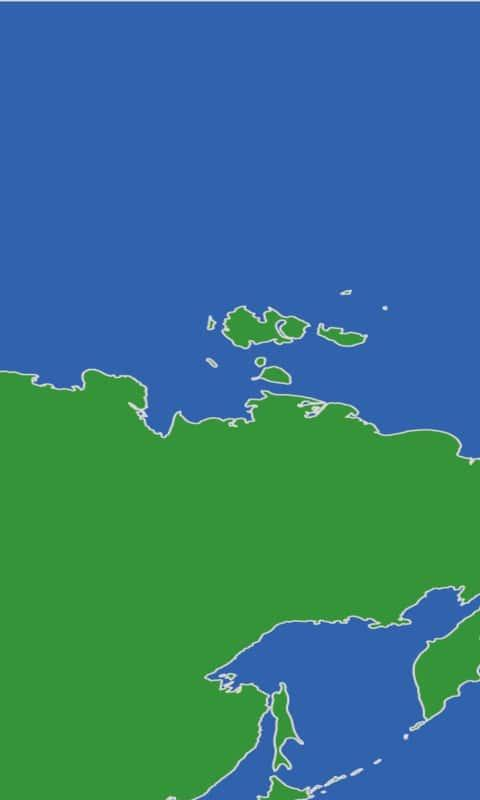
#> input picture python/single/image/subimage_0_3.jpg, 480 x 800 px; its folder holds 4 pictures in this run
$ python seed_fullscreen.py
#> lines starting #> are read from the running program, lines starting #| are printed output that depends on the picture; after the words box and inside, x2 and y2 are one past the last pixel; in counts of white or black regions, pixels touching at a corner belong together
import cv2
import datetime
import random

# 重複のない乱数を発生させる関数
def rand_ints_nodup(seed,num):
#> called with seed = 0.844, num = 16
    random.seed(seed)
    ns = []
    while len(ns) < num:
        n = random.randrange(num)
        if not n in ns:
            ns.append(n)
    return ns

# UTCを決める関数
def utctime(n):
    if n == 0:
        return 0

    elif n == 1:
        return 3

    elif n == 2:
        return 6

    elif n == 3:
        return 9

    elif n == 4:
        return 12

    elif n == 5:
        return -9

    elif n == 6:
        return -6

    elif n == 7:
        return -3


# 枠を作る関数
def create_frame(filename,height,width,n1,n2,n3,n4):
    if n1 == False:
        cv2.line(filename, (0, 0), (0, height), (0, 0, 255), thickness=15, lineType=cv2.LINE_AA)

    if n2 == False:
        cv2.line(filename, (0, 0), (width, 0), (0, 0, 255), thickness=15, lineType=cv2.LINE_AA)

    if n3 == False:
        cv2.line(filename, (width, height), (width, 0), (0, 0, 255), thickness=15, lineType=cv2.LINE_AA)

    if n4 == False:
        cv2.line(filename, (width, height), (0, height), (0, 0, 255), thickness=15, lineType=cv2.LINE_AA)


#フルスクリーンにする関数
def imshow_fullscreen(winname,img):
    cv2.namedWindow(winname,cv2.WINDOW_NORMAL)
    cv2.setWindowProperty(winname,cv2.WND_PROP_FULLSCREEN,cv2.WINDOW_FULLSCREEN)
    cv2.imshow(winname,img)


def show_image(i):#i : integer, 0<=i<=15
    # iに応じて表示する
#> called with i = 3
    m1 = i%8
    m2 = i//8

    utc = utctime(m1)


    filename = "subimage_{0}_{1}.jpg".format(m2,m1)
    print(filename)

    path = "image/" + filename

    img = cv2.imread(path)
#> img is the input picture: shape (800, 480, 3); mean B, G, R 129.2, 119.6, 53.5

    height, width = img.shape[:2]
#> height = 800; width = 480


    cv2.imshow("Image with time", img)


    while True:

        n1 = False
        n2 = False
        n3 = False
        n4 = False

        # 現在時刻を取得
        # now = datetime.datetime.now()
        now= datetime.datetime.now(datetime.timezone(datetime.timedelta(hours=utc)))

        # 現在時刻を文字列に変換
        now_day = now.strftime('%Y/%m/%d %a')
        now_time = now.strftime('%H:%M:%S')

        # 画像をコピーして新しい描画を行うための準備
        img_with_time = img.copy()

        # 画像に現在時刻を描画
        cv2.putText(img_with_time, now_day, (10, 35), cv2.FONT_HERSHEY_SIMPLEX, 1, (255, 255, 255), 2, cv2.LINE_AA)
        cv2.putText(img_with_time, now_time, (55, 400), cv2.FONT_HERSHEY_SIMPLEX, 2.5, (255, 255, 255), 6, cv2.LINE_AA)
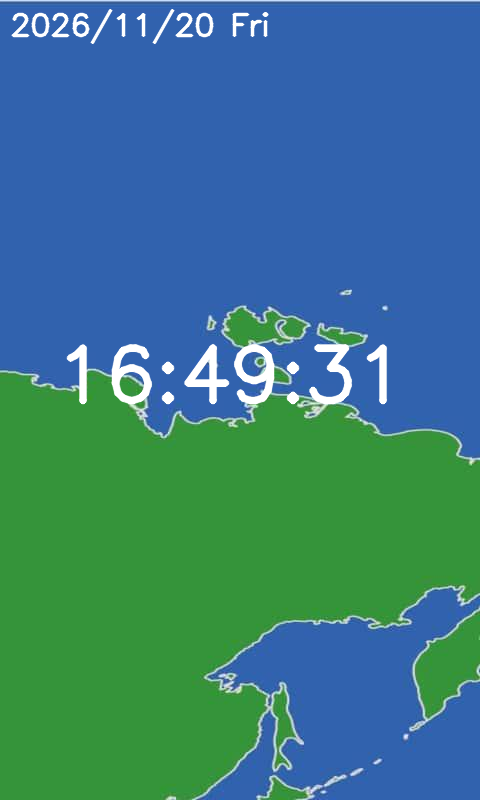
#> img_with_time: shape (800, 480, 3); mean B, G, R 131, 122.5, 57.4


        if now.second>=0 and now.second<30:
            n1 = True

        if now.second>=15 and now.second<45:
            n2 = True

        if now.second>=30 and now.second<60:
            n3 = True

        if now.second>=45 or now.second<15:
            n4 = True

        create_frame(img_with_time, height, width, n1, n2, n3, n4)
#> in create_frame, `cv2.line(filename, (0, 0), (0, height), (0, 0, 255), thickness=15, lin..`:
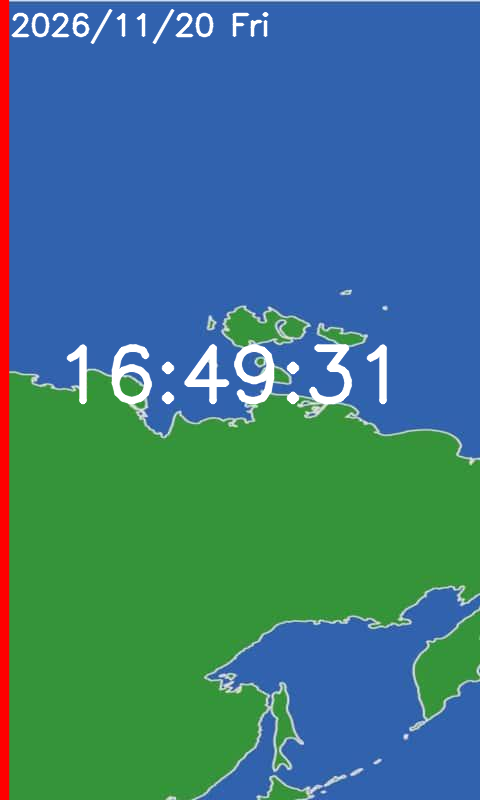
#> filename: shape (800, 480, 3); mean B, G, R 128.8, 120.1, 61.3
#> in create_frame, `cv2.line(filename, (width, height), (0, height), (0, 0, 255), thicknes..`:
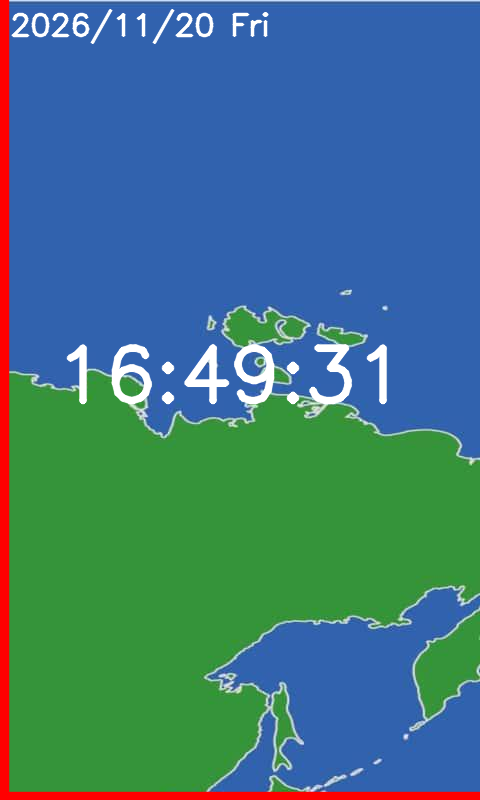
#> filename: shape (800, 480, 3); 1.1% of pixels changed, all inside (x1, y1, x2, y2) = (9, 791, 480, 800)

        #90°回転させる
        img_rotate = cv2.rotate(img_with_time,cv2.ROTATE_90_CLOCKWISE)
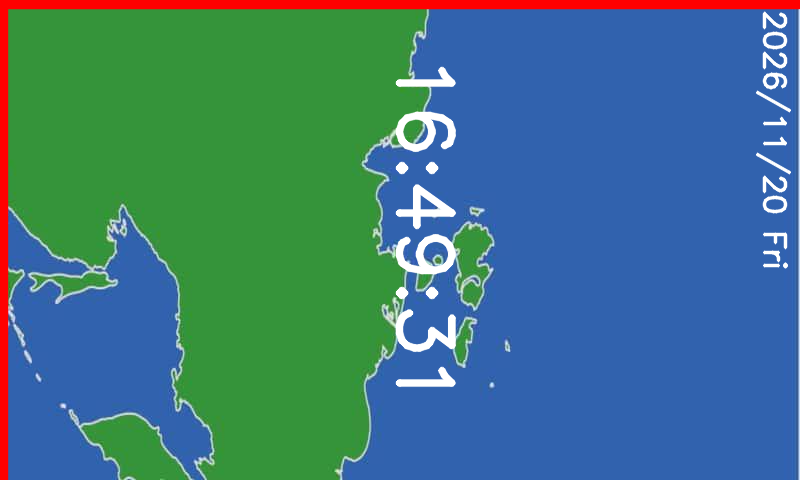
#> img_rotate: shape (480, 800, 3); mean B, G, R 127.6, 118.8, 63.3


        # 画像を表示
        #cv2.imshow("Image with time", img_rotate)

        imshow_fullscreen('Image with time',img_rotate)

        # 1秒ごとに更新
        key = cv2.waitKey(1000)
#> (key q is pressed here)


        # 'q'キーが押されたら終了
        if key == ord('q'):
            cv2.destroyAllWindows()
            break


    return


def main():
    seed = random.random()
    list = rand_ints_nodup(seed,16)
    print(list)

    show_image(list[0])

if __name__ == '__main__':
    main()
